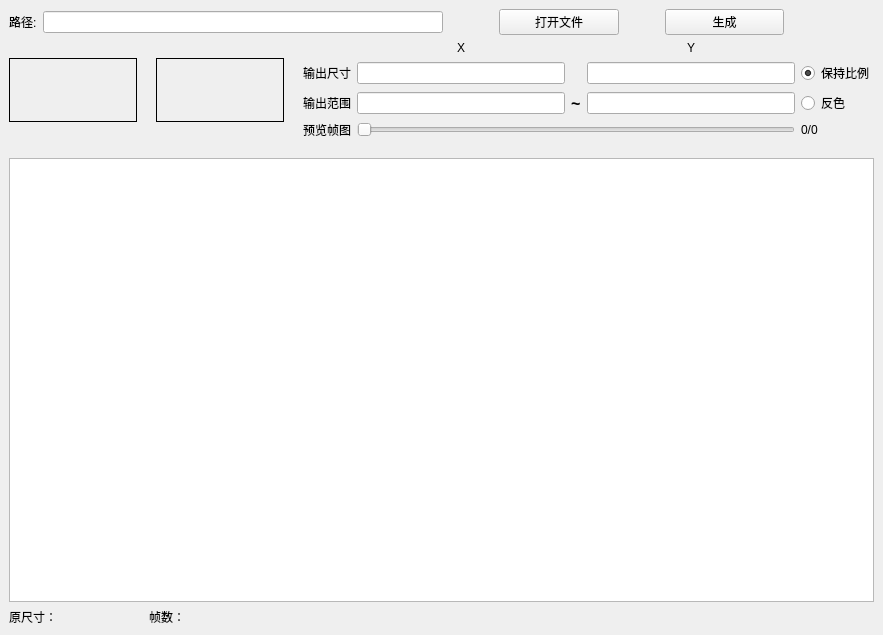
<?xml version="1.0" encoding="UTF-8"?>
<ui version="4.0">
 <class>MainWindow</class>
 <widget class="QMainWindow" name="MainWindow">
  <property name="geometry">
   <rect>
    <x>0</x>
    <y>0</y>
    <width>883</width>
    <height>635</height>
   </rect>
  </property>
  <property name="sizePolicy">
   <sizepolicy hsizetype="MinimumExpanding" vsizetype="MinimumExpanding">
    <horstretch>0</horstretch>
    <verstretch>0</verstretch>
   </sizepolicy>
  </property>
  <property name="minimumSize">
   <size>
    <width>800</width>
    <height>500</height>
   </size>
  </property>
  <property name="maximumSize">
   <size>
    <width>1200</width>
    <height>900</height>
   </size>
  </property>
  <property name="mouseTracking">
   <bool>false</bool>
  </property>
  <property name="windowTitle">
   <string>MainWindow</string>
  </property>
  <property name="tabShape">
   <enum>QTabWidget::Rounded</enum>
  </property>
  <widget class="QWidget" name="centralwidget">
   <property name="enabled">
    <bool>true</bool>
   </property>
   <property name="minimumSize">
    <size>
     <width>800</width>
     <height>500</height>
    </size>
   </property>
   <property name="maximumSize">
    <size>
     <width>1200</width>
     <height>900</height>
    </size>
   </property>
   <layout class="QVBoxLayout" name="verticalLayout_2">
    <item>
     <layout class="QVBoxLayout" name="verticalLayout">
      <item>
       <layout class="QHBoxLayout" name="horizontalLayout">
        <item>
         <widget class="QLabel" name="label">
          <property name="sizePolicy">
           <sizepolicy hsizetype="Fixed" vsizetype="Preferred">
            <horstretch>0</horstretch>
            <verstretch>0</verstretch>
           </sizepolicy>
          </property>
          <property name="text">
           <string>路径:</string>
          </property>
         </widget>
        </item>
        <item>
         <widget class="QLineEdit" name="lineEdit_dirPath">
          <property name="sizePolicy">
           <sizepolicy hsizetype="Expanding" vsizetype="Fixed">
            <horstretch>0</horstretch>
            <verstretch>0</verstretch>
           </sizepolicy>
          </property>
          <property name="minimumSize">
           <size>
            <width>400</width>
            <height>0</height>
           </size>
          </property>
          <property name="dragEnabled">
           <bool>true</bool>
          </property>
         </widget>
        </item>
        <item>
         <spacer name="horizontalSpacer">
          <property name="orientation">
           <enum>Qt::Horizontal</enum>
          </property>
          <property name="sizeType">
           <enum>QSizePolicy::Minimum</enum>
          </property>
          <property name="sizeHint" stdset="0">
           <size>
            <width>50</width>
            <height>13</height>
           </size>
          </property>
         </spacer>
        </item>
        <item>
         <widget class="QPushButton" name="pushButton_openFile">
          <property name="sizePolicy">
           <sizepolicy hsizetype="Expanding" vsizetype="Fixed">
            <horstretch>0</horstretch>
            <verstretch>0</verstretch>
           </sizepolicy>
          </property>
          <property name="text">
           <string>打开文件</string>
          </property>
         </widget>
        </item>
        <item>
         <spacer name="horizontalSpacer_5">
          <property name="orientation">
           <enum>Qt::Horizontal</enum>
          </property>
          <property name="sizeType">
           <enum>QSizePolicy::Minimum</enum>
          </property>
          <property name="sizeHint" stdset="0">
           <size>
            <width>40</width>
            <height>20</height>
           </size>
          </property>
         </spacer>
        </item>
        <item>
         <widget class="QPushButton" name="pushButton_generate">
          <property name="sizePolicy">
           <sizepolicy hsizetype="Expanding" vsizetype="Fixed">
            <horstretch>0</horstretch>
            <verstretch>0</verstretch>
           </sizepolicy>
          </property>
          <property name="text">
           <string>生成</string>
          </property>
         </widget>
        </item>
        <item>
         <spacer name="horizontalSpacer_6">
          <property name="orientation">
           <enum>Qt::Horizontal</enum>
          </property>
          <property name="sizeType">
           <enum>QSizePolicy::Minimum</enum>
          </property>
          <property name="sizeHint" stdset="0">
           <size>
            <width>90</width>
            <height>20</height>
           </size>
          </property>
         </spacer>
        </item>
       </layout>
      </item>
      <item>
       <layout class="QHBoxLayout" name="horizontalLayout_2">
        <item>
         <widget class="QLabel" name="label_originalGif">
          <property name="sizePolicy">
           <sizepolicy hsizetype="Preferred" vsizetype="Preferred">
            <horstretch>0</horstretch>
            <verstretch>0</verstretch>
           </sizepolicy>
          </property>
          <property name="minimumSize">
           <size>
            <width>128</width>
            <height>64</height>
           </size>
          </property>
          <property name="maximumSize">
           <size>
            <width>128</width>
            <height>64</height>
           </size>
          </property>
          <property name="palette">
           <palette>
            <active>
             <colorrole role="WindowText">
              <brush brushstyle="SolidPattern">
               <color alpha="255">
                <red>0</red>
                <green>0</green>
                <blue>0</blue>
               </color>
              </brush>
             </colorrole>
             <colorrole role="Button">
              <brush brushstyle="SolidPattern">
               <color alpha="255">
                <red>0</red>
                <green>255</green>
                <blue>0</blue>
               </color>
              </brush>
             </colorrole>
             <colorrole role="Light">
              <brush brushstyle="SolidPattern">
               <color alpha="255">
                <red>127</red>
                <green>255</green>
                <blue>127</blue>
               </color>
              </brush>
             </colorrole>
             <colorrole role="Midlight">
              <brush brushstyle="SolidPattern">
               <color alpha="255">
                <red>63</red>
                <green>255</green>
                <blue>63</blue>
               </color>
              </brush>
             </colorrole>
             <colorrole role="Dark">
              <brush brushstyle="SolidPattern">
               <color alpha="255">
                <red>0</red>
                <green>127</green>
                <blue>0</blue>
               </color>
              </brush>
             </colorrole>
             <colorrole role="Mid">
              <brush brushstyle="SolidPattern">
               <color alpha="255">
                <red>0</red>
                <green>170</green>
                <blue>0</blue>
               </color>
              </brush>
             </colorrole>
             <colorrole role="Text">
              <brush brushstyle="SolidPattern">
               <color alpha="255">
                <red>0</red>
                <green>0</green>
                <blue>0</blue>
               </color>
              </brush>
             </colorrole>
             <colorrole role="BrightText">
              <brush brushstyle="SolidPattern">
               <color alpha="255">
                <red>255</red>
                <green>255</green>
                <blue>255</blue>
               </color>
              </brush>
             </colorrole>
             <colorrole role="ButtonText">
              <brush brushstyle="SolidPattern">
               <color alpha="255">
                <red>0</red>
                <green>0</green>
                <blue>0</blue>
               </color>
              </brush>
             </colorrole>
             <colorrole role="Base">
              <brush brushstyle="SolidPattern">
               <color alpha="255">
                <red>255</red>
                <green>255</green>
                <blue>255</blue>
               </color>
              </brush>
             </colorrole>
             <colorrole role="Window">
              <brush brushstyle="SolidPattern">
               <color alpha="255">
                <red>0</red>
                <green>255</green>
                <blue>0</blue>
               </color>
              </brush>
             </colorrole>
             <colorrole role="Shadow">
              <brush brushstyle="SolidPattern">
               <color alpha="255">
                <red>0</red>
                <green>0</green>
                <blue>0</blue>
               </color>
              </brush>
             </colorrole>
             <colorrole role="AlternateBase">
              <brush brushstyle="SolidPattern">
               <color alpha="255">
                <red>127</red>
                <green>255</green>
                <blue>127</blue>
               </color>
              </brush>
             </colorrole>
             <colorrole role="ToolTipBase">
              <brush brushstyle="SolidPattern">
               <color alpha="255">
                <red>255</red>
                <green>255</green>
                <blue>220</blue>
               </color>
              </brush>
             </colorrole>
             <colorrole role="ToolTipText">
              <brush brushstyle="SolidPattern">
               <color alpha="255">
                <red>0</red>
                <green>0</green>
                <blue>0</blue>
               </color>
              </brush>
             </colorrole>
             <colorrole role="PlaceholderText">
              <brush brushstyle="SolidPattern">
               <color alpha="128">
                <red>0</red>
                <green>0</green>
                <blue>0</blue>
               </color>
              </brush>
             </colorrole>
            </active>
            <inactive>
             <colorrole role="WindowText">
              <brush brushstyle="SolidPattern">
               <color alpha="255">
                <red>0</red>
                <green>0</green>
                <blue>0</blue>
               </color>
              </brush>
             </colorrole>
             <colorrole role="Button">
              <brush brushstyle="SolidPattern">
               <color alpha="255">
                <red>0</red>
                <green>255</green>
                <blue>0</blue>
               </color>
              </brush>
             </colorrole>
             <colorrole role="Light">
              <brush brushstyle="SolidPattern">
               <color alpha="255">
                <red>127</red>
                <green>255</green>
                <blue>127</blue>
               </color>
              </brush>
             </colorrole>
             <colorrole role="Midlight">
              <brush brushstyle="SolidPattern">
               <color alpha="255">
                <red>63</red>
                <green>255</green>
                <blue>63</blue>
               </color>
              </brush>
             </colorrole>
             <colorrole role="Dark">
              <brush brushstyle="SolidPattern">
               <color alpha="255">
                <red>0</red>
                <green>127</green>
                <blue>0</blue>
               </color>
              </brush>
             </colorrole>
             <colorrole role="Mid">
              <brush brushstyle="SolidPattern">
               <color alpha="255">
                <red>0</red>
                <green>170</green>
                <blue>0</blue>
               </color>
              </brush>
             </colorrole>
             <colorrole role="Text">
              <brush brushstyle="SolidPattern">
               <color alpha="255">
                <red>0</red>
                <green>0</green>
                <blue>0</blue>
               </color>
              </brush>
             </colorrole>
             <colorrole role="BrightText">
              <brush brushstyle="SolidPattern">
               <color alpha="255">
                <red>255</red>
                <green>255</green>
                <blue>255</blue>
               </color>
              </brush>
             </colorrole>
             <colorrole role="ButtonText">
              <brush brushstyle="SolidPattern">
               <color alpha="255">
                <red>0</red>
                <green>0</green>
                <blue>0</blue>
               </color>
              </brush>
             </colorrole>
             <colorrole role="Base">
              <brush brushstyle="SolidPattern">
               <color alpha="255">
                <red>255</red>
                <green>255</green>
                <blue>255</blue>
               </color>
              </brush>
             </colorrole>
             <colorrole role="Window">
              <brush brushstyle="SolidPattern">
               <color alpha="255">
                <red>0</red>
                <green>255</green>
                <blue>0</blue>
               </color>
              </brush>
             </colorrole>
             <colorrole role="Shadow">
              <brush brushstyle="SolidPattern">
               <color alpha="255">
                <red>0</red>
                <green>0</green>
                <blue>0</blue>
               </color>
              </brush>
             </colorrole>
             <colorrole role="AlternateBase">
              <brush brushstyle="SolidPattern">
               <color alpha="255">
                <red>127</red>
                <green>255</green>
                <blue>127</blue>
               </color>
              </brush>
             </colorrole>
             <colorrole role="ToolTipBase">
              <brush brushstyle="SolidPattern">
               <color alpha="255">
                <red>255</red>
                <green>255</green>
                <blue>220</blue>
               </color>
              </brush>
             </colorrole>
             <colorrole role="ToolTipText">
              <brush brushstyle="SolidPattern">
               <color alpha="255">
                <red>0</red>
                <green>0</green>
                <blue>0</blue>
               </color>
              </brush>
             </colorrole>
             <colorrole role="PlaceholderText">
              <brush brushstyle="SolidPattern">
               <color alpha="128">
                <red>0</red>
                <green>0</green>
                <blue>0</blue>
               </color>
              </brush>
             </colorrole>
            </inactive>
            <disabled>
             <colorrole role="WindowText">
              <brush brushstyle="SolidPattern">
               <color alpha="255">
                <red>0</red>
                <green>127</green>
                <blue>0</blue>
               </color>
              </brush>
             </colorrole>
             <colorrole role="Button">
              <brush brushstyle="SolidPattern">
               <color alpha="255">
                <red>0</red>
                <green>255</green>
                <blue>0</blue>
               </color>
              </brush>
             </colorrole>
             <colorrole role="Light">
              <brush brushstyle="SolidPattern">
               <color alpha="255">
                <red>127</red>
                <green>255</green>
                <blue>127</blue>
               </color>
              </brush>
             </colorrole>
             <colorrole role="Midlight">
              <brush brushstyle="SolidPattern">
               <color alpha="255">
                <red>63</red>
                <green>255</green>
                <blue>63</blue>
               </color>
              </brush>
             </colorrole>
             <colorrole role="Dark">
              <brush brushstyle="SolidPattern">
               <color alpha="255">
                <red>0</red>
                <green>127</green>
                <blue>0</blue>
               </color>
              </brush>
             </colorrole>
             <colorrole role="Mid">
              <brush brushstyle="SolidPattern">
               <color alpha="255">
                <red>0</red>
                <green>170</green>
                <blue>0</blue>
               </color>
              </brush>
             </colorrole>
             <colorrole role="Text">
              <brush brushstyle="SolidPattern">
               <color alpha="255">
                <red>0</red>
                <green>127</green>
                <blue>0</blue>
               </color>
              </brush>
             </colorrole>
             <colorrole role="BrightText">
              <brush brushstyle="SolidPattern">
               <color alpha="255">
                <red>255</red>
                <green>255</green>
                <blue>255</blue>
               </color>
              </brush>
             </colorrole>
             <colorrole role="ButtonText">
              <brush brushstyle="SolidPattern">
               <color alpha="255">
                <red>0</red>
                <green>127</green>
                <blue>0</blue>
               </color>
              </brush>
             </colorrole>
             <colorrole role="Base">
              <brush brushstyle="SolidPattern">
               <color alpha="255">
                <red>0</red>
                <green>255</green>
                <blue>0</blue>
               </color>
              </brush>
             </colorrole>
             <colorrole role="Window">
              <brush brushstyle="SolidPattern">
               <color alpha="255">
                <red>0</red>
                <green>255</green>
                <blue>0</blue>
               </color>
              </brush>
             </colorrole>
             <colorrole role="Shadow">
              <brush brushstyle="SolidPattern">
               <color alpha="255">
                <red>0</red>
                <green>0</green>
                <blue>0</blue>
               </color>
              </brush>
             </colorrole>
             <colorrole role="AlternateBase">
              <brush brushstyle="SolidPattern">
               <color alpha="255">
                <red>0</red>
                <green>255</green>
                <blue>0</blue>
               </color>
              </brush>
             </colorrole>
             <colorrole role="ToolTipBase">
              <brush brushstyle="SolidPattern">
               <color alpha="255">
                <red>255</red>
                <green>255</green>
                <blue>220</blue>
               </color>
              </brush>
             </colorrole>
             <colorrole role="ToolTipText">
              <brush brushstyle="SolidPattern">
               <color alpha="255">
                <red>0</red>
                <green>0</green>
                <blue>0</blue>
               </color>
              </brush>
             </colorrole>
             <colorrole role="PlaceholderText">
              <brush brushstyle="SolidPattern">
               <color alpha="128">
                <red>0</red>
                <green>0</green>
                <blue>0</blue>
               </color>
              </brush>
             </colorrole>
            </disabled>
           </palette>
          </property>
          <property name="styleSheet">
           <string notr="true">0</string>
          </property>
          <property name="frameShape">
           <enum>QFrame::Box</enum>
          </property>
          <property name="frameShadow">
           <enum>QFrame::Plain</enum>
          </property>
          <property name="text">
           <string>&lt;html&gt;&lt;head/&gt;&lt;body&gt;&lt;p&gt;&lt;br/&gt;&lt;/p&gt;&lt;/body&gt;&lt;/html&gt;</string>
          </property>
         </widget>
        </item>
        <item>
         <spacer name="horizontalSpacer_3">
          <property name="orientation">
           <enum>Qt::Horizontal</enum>
          </property>
          <property name="sizeType">
           <enum>QSizePolicy::Preferred</enum>
          </property>
          <property name="sizeHint" stdset="0">
           <size>
            <width>13</width>
            <height>20</height>
           </size>
          </property>
         </spacer>
        </item>
        <item>
         <widget class="QLabel" name="label_currentFrame_Win">
          <property name="sizePolicy">
           <sizepolicy hsizetype="Preferred" vsizetype="Preferred">
            <horstretch>0</horstretch>
            <verstretch>0</verstretch>
           </sizepolicy>
          </property>
          <property name="minimumSize">
           <size>
            <width>128</width>
            <height>64</height>
           </size>
          </property>
          <property name="maximumSize">
           <size>
            <width>128</width>
            <height>64</height>
           </size>
          </property>
          <property name="autoFillBackground">
           <bool>true</bool>
          </property>
          <property name="frameShape">
           <enum>QFrame::Box</enum>
          </property>
          <property name="text">
           <string/>
          </property>
         </widget>
        </item>
        <item>
         <spacer name="horizontalSpacer_2">
          <property name="orientation">
           <enum>Qt::Horizontal</enum>
          </property>
          <property name="sizeType">
           <enum>QSizePolicy::Preferred</enum>
          </property>
          <property name="sizeHint" stdset="0">
           <size>
            <width>13</width>
            <height>20</height>
           </size>
          </property>
         </spacer>
        </item>
        <item>
         <layout class="QGridLayout" name="gridLayout">
          <item row="0" column="1">
           <widget class="QLabel" name="label_6">
            <property name="sizePolicy">
             <sizepolicy hsizetype="Expanding" vsizetype="Fixed">
              <horstretch>0</horstretch>
              <verstretch>0</verstretch>
             </sizepolicy>
            </property>
            <property name="minimumSize">
             <size>
              <width>10</width>
              <height>10</height>
             </size>
            </property>
            <property name="text">
             <string>X</string>
            </property>
            <property name="alignment">
             <set>Qt::AlignCenter</set>
            </property>
           </widget>
          </item>
          <item row="0" column="3">
           <widget class="QLabel" name="label_7">
            <property name="sizePolicy">
             <sizepolicy hsizetype="Expanding" vsizetype="Fixed">
              <horstretch>0</horstretch>
              <verstretch>0</verstretch>
             </sizepolicy>
            </property>
            <property name="text">
             <string>Y</string>
            </property>
            <property name="alignment">
             <set>Qt::AlignCenter</set>
            </property>
           </widget>
          </item>
          <item row="1" column="0">
           <widget class="QLabel" name="label_4">
            <property name="text">
             <string>输出尺寸</string>
            </property>
           </widget>
          </item>
          <item row="1" column="1">
           <widget class="QLineEdit" name="lineEdit_sizeX">
            <property name="sizePolicy">
             <sizepolicy hsizetype="Expanding" vsizetype="Fixed">
              <horstretch>0</horstretch>
              <verstretch>0</verstretch>
             </sizepolicy>
            </property>
            <property name="minimumSize">
             <size>
              <width>10</width>
              <height>10</height>
             </size>
            </property>
            <property name="text">
             <string/>
            </property>
            <property name="alignment">
             <set>Qt::AlignCenter</set>
            </property>
            <property name="placeholderText">
             <string/>
            </property>
           </widget>
          </item>
          <item row="1" column="3">
           <widget class="QLineEdit" name="lineEdit_sizeY">
            <property name="text">
             <string/>
            </property>
            <property name="alignment">
             <set>Qt::AlignCenter</set>
            </property>
           </widget>
          </item>
          <item row="1" column="4">
           <widget class="QRadioButton" name="radioButton_keepScale">
            <property name="acceptDrops">
             <bool>false</bool>
            </property>
            <property name="text">
             <string>保持比例</string>
            </property>
            <property name="checked">
             <bool>true</bool>
            </property>
            <property name="autoExclusive">
             <bool>false</bool>
            </property>
           </widget>
          </item>
          <item row="2" column="0">
           <widget class="QLabel" name="label_8">
            <property name="text">
             <string>输出范围</string>
            </property>
           </widget>
          </item>
          <item row="2" column="1">
           <widget class="QLineEdit" name="lineEdit_minFrame">
            <property name="sizePolicy">
             <sizepolicy hsizetype="Expanding" vsizetype="Fixed">
              <horstretch>0</horstretch>
              <verstretch>0</verstretch>
             </sizepolicy>
            </property>
            <property name="minimumSize">
             <size>
              <width>10</width>
              <height>10</height>
             </size>
            </property>
            <property name="text">
             <string/>
            </property>
            <property name="alignment">
             <set>Qt::AlignCenter</set>
            </property>
           </widget>
          </item>
          <item row="2" column="2">
           <widget class="QLabel" name="label_9">
            <property name="font">
             <font>
              <family>Arial</family>
              <pointsize>12</pointsize>
              <weight>75</weight>
              <bold>true</bold>
             </font>
            </property>
            <property name="text">
             <string>~</string>
            </property>
            <property name="scaledContents">
             <bool>false</bool>
            </property>
           </widget>
          </item>
          <item row="2" column="3">
           <widget class="QLineEdit" name="lineEdit_maxFrame">
            <property name="alignment">
             <set>Qt::AlignCenter</set>
            </property>
           </widget>
          </item>
          <item row="3" column="0">
           <widget class="QLabel" name="label_10">
            <property name="text">
             <string>预览帧图</string>
            </property>
           </widget>
          </item>
          <item row="3" column="1" colspan="3">
           <widget class="QSlider" name="horizontalSlider">
            <property name="orientation">
             <enum>Qt::Horizontal</enum>
            </property>
           </widget>
          </item>
          <item row="3" column="4">
           <widget class="QLabel" name="label_currendFrame">
            <property name="text">
             <string>0/0</string>
            </property>
           </widget>
          </item>
          <item row="2" column="4">
           <widget class="QRadioButton" name="radioButton_invBits">
            <property name="text">
             <string>反色</string>
            </property>
            <property name="autoExclusive">
             <bool>false</bool>
            </property>
           </widget>
          </item>
         </layout>
        </item>
       </layout>
      </item>
      <item>
       <spacer name="verticalSpacer">
        <property name="orientation">
         <enum>Qt::Vertical</enum>
        </property>
        <property name="sizeType">
         <enum>QSizePolicy::Minimum</enum>
        </property>
        <property name="sizeHint" stdset="0">
         <size>
          <width>20</width>
          <height>13</height>
         </size>
        </property>
       </spacer>
      </item>
      <item>
       <widget class="QTextBrowser" name="textBrowser"/>
      </item>
      <item>
       <layout class="QHBoxLayout" name="horizontalLayout_3">
        <item>
         <widget class="QLabel" name="label_12">
          <property name="sizePolicy">
           <sizepolicy hsizetype="Fixed" vsizetype="Fixed">
            <horstretch>0</horstretch>
            <verstretch>0</verstretch>
           </sizepolicy>
          </property>
          <property name="minimumSize">
           <size>
            <width>10</width>
            <height>0</height>
           </size>
          </property>
          <property name="sizeIncrement">
           <size>
            <width>0</width>
            <height>0</height>
           </size>
          </property>
          <property name="midLineWidth">
           <number>10</number>
          </property>
          <property name="text">
           <string>原尺寸：</string>
          </property>
         </widget>
        </item>
        <item>
         <widget class="QLabel" name="label_originalSize">
          <property name="sizePolicy">
           <sizepolicy hsizetype="Fixed" vsizetype="Fixed">
            <horstretch>0</horstretch>
            <verstretch>0</verstretch>
           </sizepolicy>
          </property>
          <property name="minimumSize">
           <size>
            <width>80</width>
            <height>0</height>
           </size>
          </property>
          <property name="text">
           <string/>
          </property>
         </widget>
        </item>
        <item>
         <widget class="QLabel" name="label_14">
          <property name="sizePolicy">
           <sizepolicy hsizetype="Fixed" vsizetype="Fixed">
            <horstretch>0</horstretch>
            <verstretch>0</verstretch>
           </sizepolicy>
          </property>
          <property name="text">
           <string>帧数：</string>
          </property>
         </widget>
        </item>
        <item>
         <widget class="QLabel" name="label_frameNum">
          <property name="sizePolicy">
           <sizepolicy hsizetype="Fixed" vsizetype="Fixed">
            <horstretch>0</horstretch>
            <verstretch>0</verstretch>
           </sizepolicy>
          </property>
          <property name="minimumSize">
           <size>
            <width>80</width>
            <height>0</height>
           </size>
          </property>
          <property name="text">
           <string/>
          </property>
         </widget>
        </item>
        <item>
         <spacer name="horizontalSpacer_4">
          <property name="orientation">
           <enum>Qt::Horizontal</enum>
          </property>
          <property name="sizeType">
           <enum>QSizePolicy::Expanding</enum>
          </property>
          <property name="sizeHint" stdset="0">
           <size>
            <width>40</width>
            <height>5</height>
           </size>
          </property>
         </spacer>
        </item>
       </layout>
      </item>
     </layout>
    </item>
   </layout>
  </widget>
 </widget>
 <resources/>
 <connections/>
</ui>
